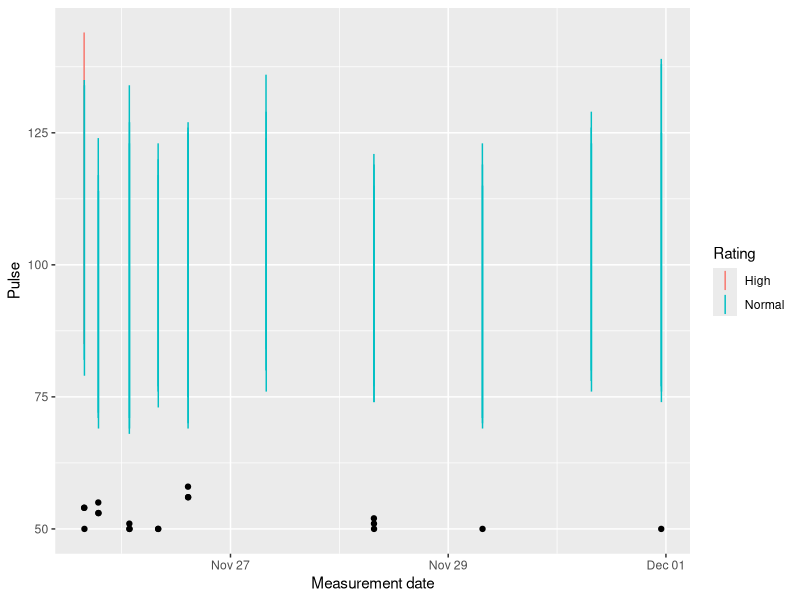

Here is the R script that generated this plot:
### COMP120 - Mastery Tasks 05
#==============================
# Student ID: 5120768 
# Name: Son Hoang Nguyen
#==============================
# Your code for the mastery task should be provided below. 
#Make sure you write comments about what your code does for each of the steps
#(steps 2-6 oulined in the mastery task description) in this mastery. 
# Not writing good comments will attract a penalty of 5% (0.15 out of 3). Writing good
# comments improves the readability of the code (i.e., anyone who looks at your solution at a later point in time will understand your code better - including yourself!)

## Code for the first question should be provided below. Note there are several steps for this question. Provide code
## for each step in the placeholder provided below.
library(tidyverse)
library(lubridate)
  # Step 2
  # Load csv file BloodPressure into bp tibble
  bp <- read_csv("BloodPressure.csv", na = c("TH","TL"))
  
  
  # Step 3
  # convert character type column MeasurementDate into date time type column.
  bp$MeasurementDate <- dmy_hm(bp$MeasurementDate)
  
  
  # Step 4
  # Replace some values contain character, and convert the whole column into numeric type
  bp$Pulse <- str_replace(bp$Pulse," EST","")
  bp$Pulse <- as.numeric(bp$Pulse)
  bp
  
  # Step 5
  # Create SYS.Class, DIA.CLass columns based on value of the existing SYS and DIA columns, and another Rating column
  bp <-  mutate(bp,
            SYS.Class = cut(SYS, breaks = c(0,90,120,140,Inf), right = FALSE, 
                                    labels = c("Low", "Normal", "Elevated", "High")),
            DIA.Class = cut(DIA, breaks = c(0,60,80,90,Inf), right = FALSE,
                            labels = c("Low", "Normal", "Elevated", "High")),
            Rating = factor(ifelse((SYS.Class=="High"|DIA.Class=="High"), "High", "Normal"))
        )
  bp
  
  
  # Step 6
  #restrict the data frame to rows with a MeasurementDate before the 1st of December 2017 
  filtered_data <- bp %>% 
                    filter(as_date(MeasurementDate) < dmy("01-12-2017"))
  
  
  # Step 7
  ggplot(data = filtered_data, aes(x = MeasurementDate, y = Pulse)) + 
    geom_linerange(aes(ymin = DIA, ymax = SYS, colour = Rating)) + 
    geom_point() + 
    xlab("Measurement date")
  

## Code for the second question should be provided below.

  # Q2a
  # display all rows where the value in the SYS column is greater than or 
  # equal to 100 and the value for DIA column is greater than 75
  filtered_data %>% 
    filter(SYS>=100 & DIA >75) %>% 
    arrange(desc(Pulse))



  # Q2b
  #display values of just two columns (MeasurementDate and Rating) 
  #where the value of Rating is High
  filtered_data %>% 
    mutate(newcol = as_date(MeasurementDate)) %>% 
    select(newcol, Rating) %>% 
    filter(Rating == "High")
  
  #Note: I tried to use as_date() function inside select(), but it did not work, 
  #       so I created a new column using mutate().
  

